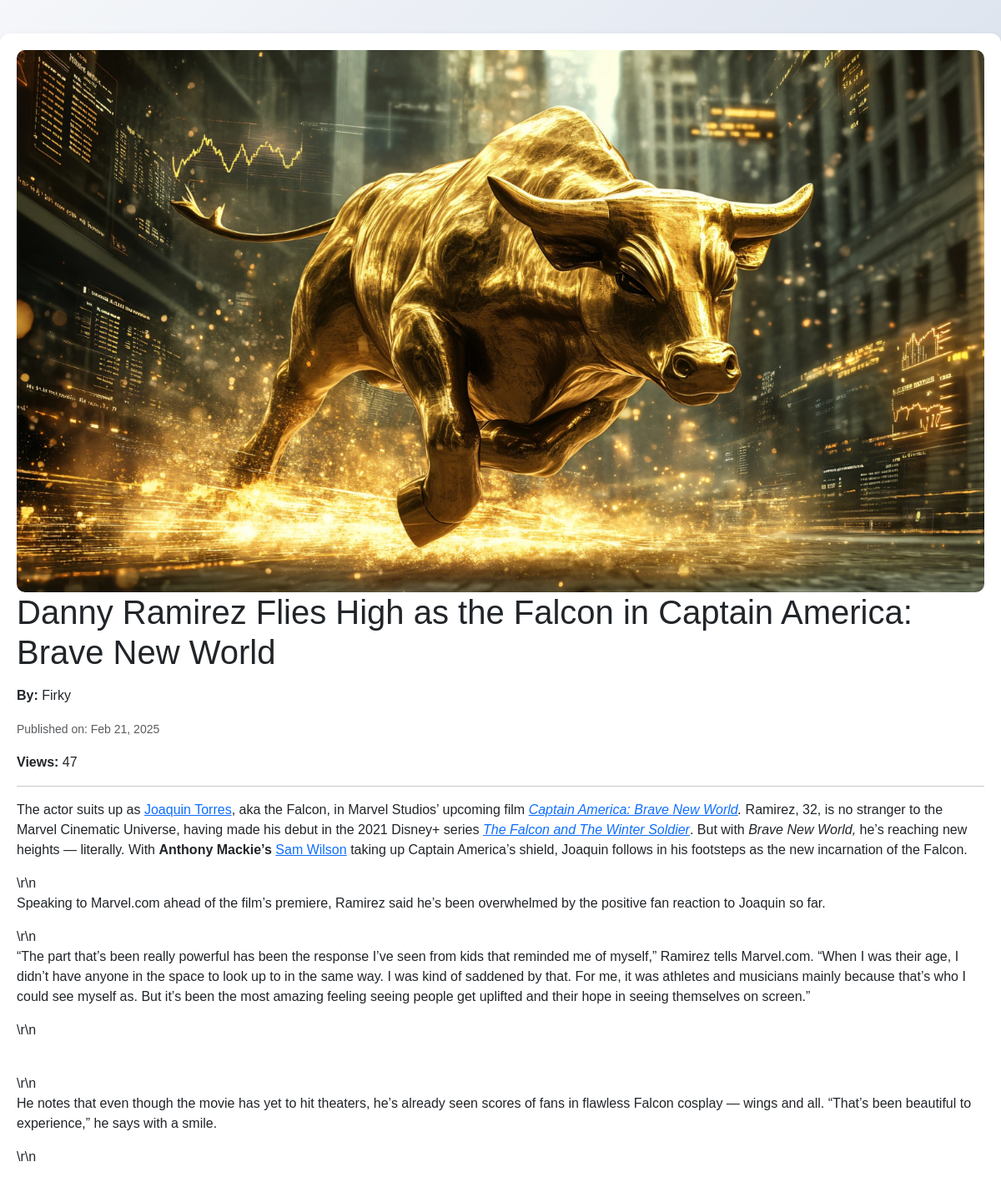
The app's page /blog/post.php?id=20, older data.
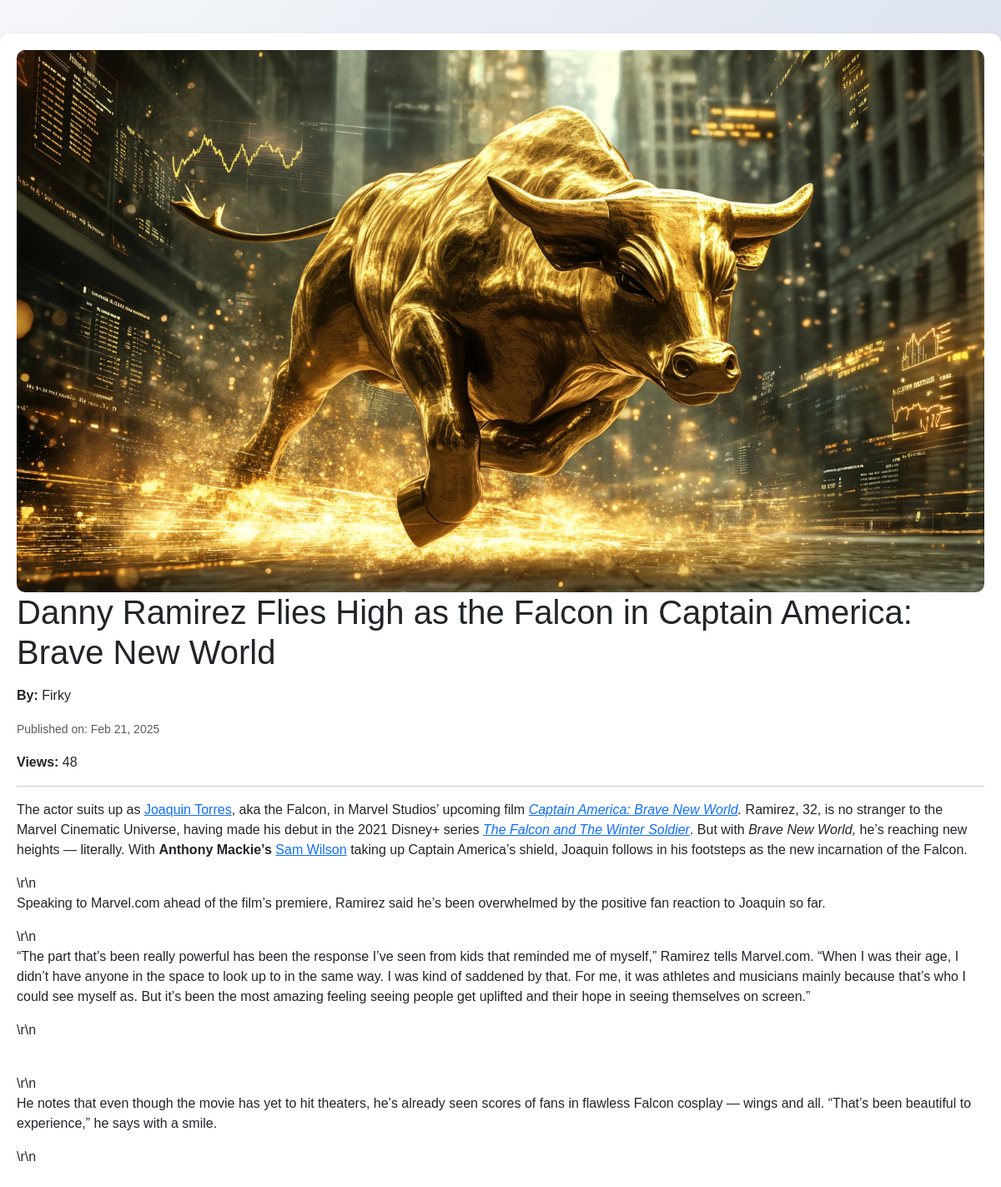
The same page, newer data.
### tables this page shows
CREATE TABLE `seo_meta` (
  `id` int(11) NOT NULL,
  `post_id` int(11) NOT NULL,
  `seo_title` varchar(255) DEFAULT NULL,
  `seo_description` text DEFAULT NULL,
  `seo_keywords` text DEFAULT NULL,
  `seo_slug` varchar(255) DEFAULT NULL,
  `canonical_url` varchar(255) DEFAULT NULL,
  `meta_robots` enum('index, follow','noindex, follow','index, nofollow','noindex, nofollow') DEFAULT 'index, follow',
  `og_title` varchar(255) DEFAULT NULL,
  `og_description` text DEFAULT NULL,
  `og_image` varchar(255) DEFAULT NULL,
  `created_at` timestamp NOT NULL DEFAULT current_timestamp(),
  `updated_at` timestamp NOT NULL DEFAULT current_timestamp() ON UPDATE current_timestamp()
);

CREATE TABLE `blogs` (
  `id` int(11) NOT NULL,
  `title` varchar(255) NOT NULL,
  `status` enum('published','draft') NOT NULL,
  `views` int(11) DEFAULT 0,
  `created_at` timestamp NOT NULL DEFAULT current_timestamp(),
  `content` text NOT NULL,
  `author` varchar(255) NOT NULL,
  `featured_image` varchar(255) NOT NULL
);

### blog/post.php (the view, shortened to what this page needs)
<?php
include '../config/db.php';
$id = intval($_GET['id']);
$sql = "SELECT
            b.*,
            sm.seo_title,
            sm.seo_description,
            sm.seo_keywords
        FROM blogs b
        LEFT JOIN seo_meta sm ON b.id = sm.post_id
        WHERE b.id = ?";
$stmt = $conn->prepare($sql);
$stmt->bind_param("i", $id);
$stmt->execute();
$result = $stmt->get_result();
$post = $result->fetch_assoc();
$current_views = intval($post['views']) + 1;
?>
<!DOCTYPE html>
<html lang="en">
<head>
    <link rel="stylesheet" href="https://cdn.jsdelivr.net/npm/bootstrap@5.3.0/dist/css/bootstrap.min.css">
</head>
<body>
    <div class="container">
        <?php if (!empty($post['featured_image'])): ?>
            <img src="<?php echo "../uploads/" . htmlspecialchars($post['featured_image']); ?>" alt="Featured Image"
                class="featured-img">
        <?php endif; ?>
        <h1 class="mb-3"><?php echo htmlspecialchars($post['title']); ?></h1>
        <p><strong>By:</strong> <?php echo htmlspecialchars($post['author']); ?></p>
        <p><small class="text-muted">Published on: <?php echo date("M d, Y", strtotime($post['created_at'])); ?></small>
        </p>
        <p><strong>Views:</strong> <?php echo htmlspecialchars($current_views); ?></p>
        <hr>
        <p class="post-content"><?php echo nl2br($post['content']); ?></p>
    </div>
</body>
</html>

### blog/post.php (style rules this page uses)
body { background: linear-gradient(135deg, #f5f7fa, #c3cfe2); font-family: 'Arial', sans-serif; }
.container { max-width: 1200px; margin: 40px auto; background: white; padding: 20px; border-radius: 12px; box-shadow: 0 4px 10px rgba(0, 0, 0, 0.1); }
.featured-img { width: 100%; height: auto; border-radius: 10px; margin-bottom: 20px; }
.container img { max-width: 100%; height: auto; display: block; margin: 0 auto; }

Row changes from the older to the newer data that the page shows:
changed through a linked row, seo_meta "Danny Ramirez Flies High as the Falcon in Captain America: Brave New World": post.views "47" → "48"
